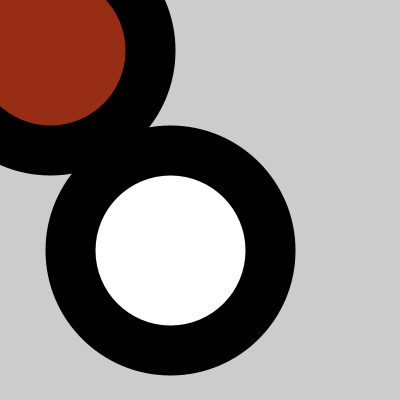
Frame 1 (no input)
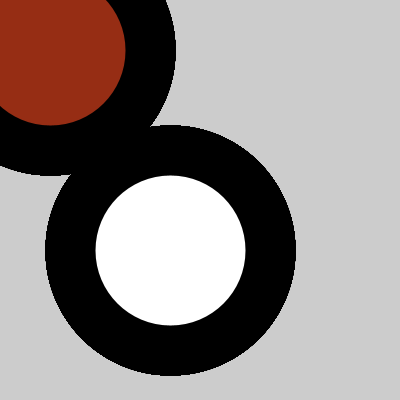
Frame 60 (the mouse pressed at the canvas centre just before this capture)
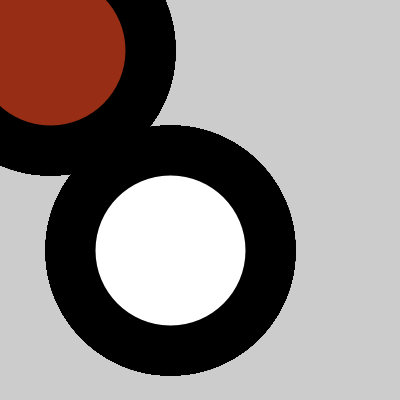
Frame 120 (the mouse held since frame 60 and released just before this capture)

The Processing sketch that drew these frames (run headless with seeded random() and noise(); from frame 60 on, the mouse is pressed at the canvas centre):

// Processing sketch: processing_20672
// ── processing_20672.pde

//circle button 1
int btn1= 50;
int btn2= 50;
int btn3= 200;
int btn4= 200;
//circle button 2
int btna= 170;
int btnb= 250;
int btnc= 200;
int btnd= 200;

boolean on = false;      //  either true or false

void setup() {
    size(400, 400);
}

void draw() {
  if ( on == true) fill (255);
  else fill(150,45,20);
  strokeWeight(50);
  ellipse(btn1,btn2, btn3, btn4);
  //
   if ( on == false) fill (255);
  else fill(0,45,20);
  strokeWeight(50);
  ellipse(btna,btnb, btnc, btnd);
  
}
void mouseClicked(){
    if (mouseX > btn1 && mouseX  < btn1 + btn3  && mouseY> btn2 && mouseY< btn2 +btn4) {
       on = !on; 
  ///////
    if (mouseX > btna && mouseX  < btna + btnc  && mouseY> btnb && mouseY< btnb +btnd) {
       on = !on;   
       
    }
    }
}
